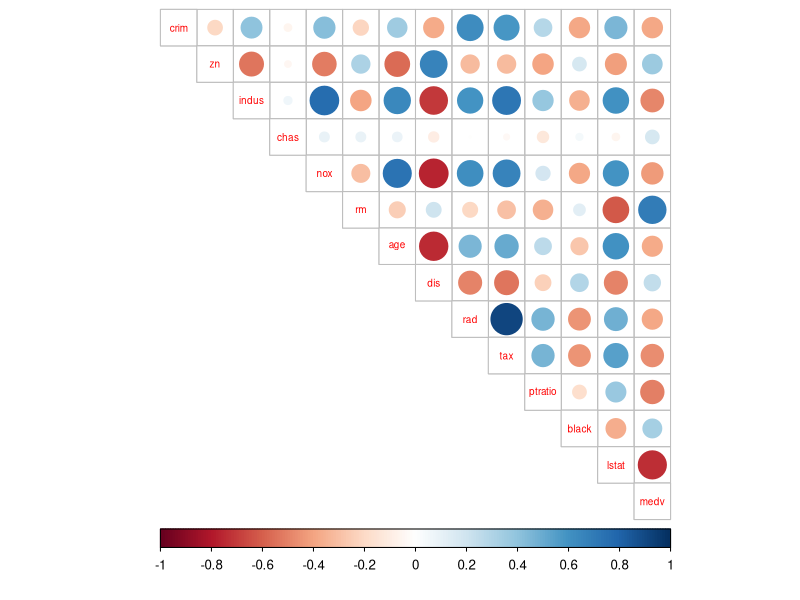
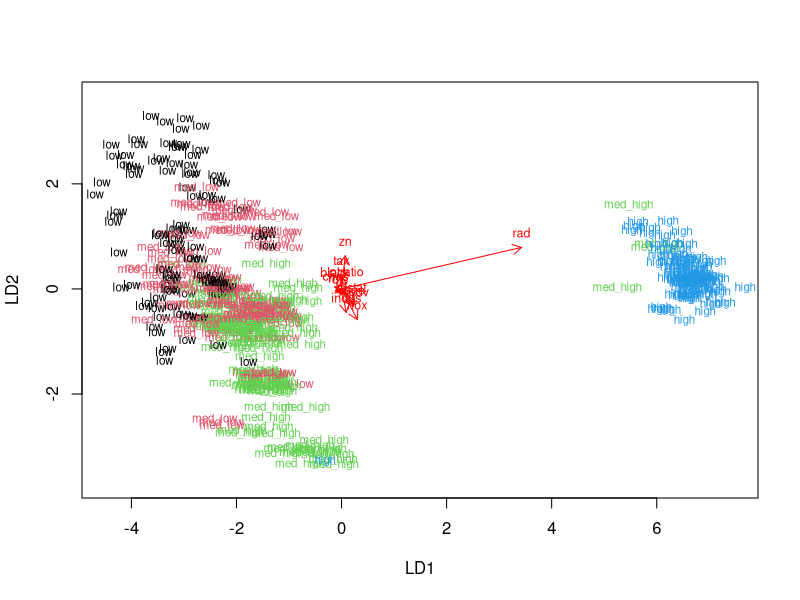
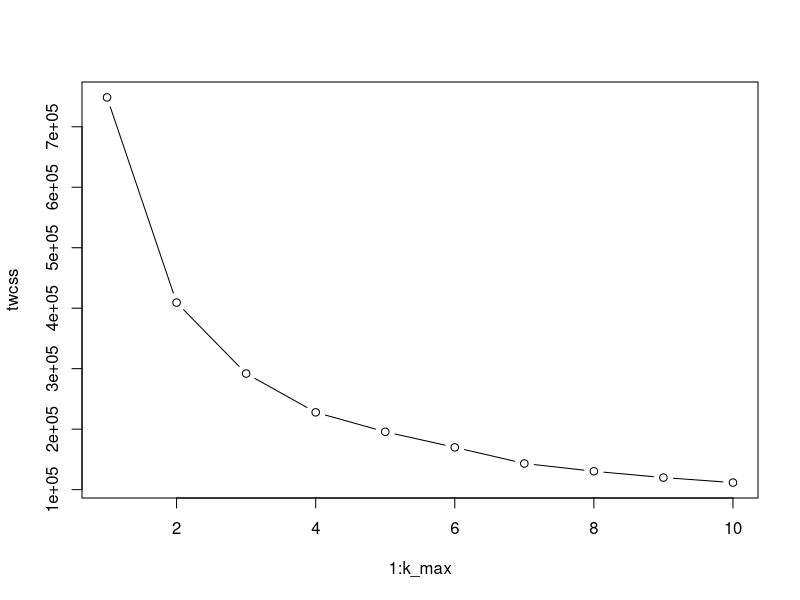
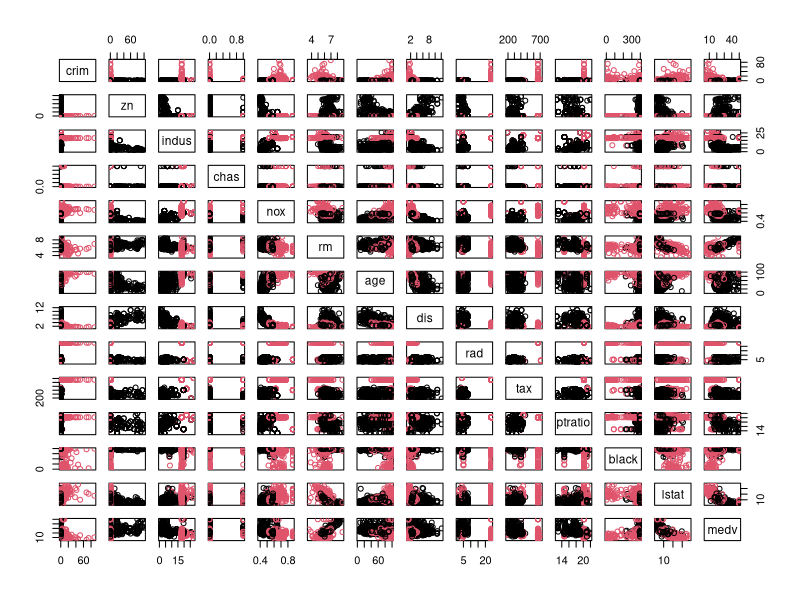

Generate these figures, in order, with R:
## ---- chunk 1
library(MASS)
data(Boston)
str(Boston)
## ---- chunk 2
library(corrplot)
summary(Boston)
cor_matrix<-cor(Boston) 
corrplot(cor_matrix, method="circle", type = "upper", cl.pos = "b", tl.pos = "d", tl.cex = 0.6)
## ---- chunk 3
#center and standardize variables
boston_scaled <- scale(Boston)
summary(boston_scaled)
boston_scaled <- as.data.frame(boston_scaled)

#create categorical variable
scaled_crim <- boston_scaled$crim
bins <- quantile(scaled_crim)
crime <- cut(scaled_crim, breaks = bins, include.lowest = TRUE, labels = c("low", "med_low", "med_high", "high"))
boston_scaled <- dplyr::select(boston_scaled, -crim)
boston_scaled <- data.frame(boston_scaled, crime)

#create train and test sets
ind <- sample(nrow(boston_scaled),  size = nrow(boston_scaled) * 0.8)
train <- boston_scaled[ind,]
test <- boston_scaled[-ind,]
## ---- chunk 4
lda.fit <- lda(crime ~ ., data = train)
lda.arrows <- function(x, myscale = 1, arrow_heads = 0.1, color = "red", tex = 0.75, choices = c(1,2)){
  heads <- coef(x)
  arrows(x0 = 0, y0 = 0, 
         x1 = myscale * heads[,choices[1]], 
         y1 = myscale * heads[,choices[2]], col=color, length = arrow_heads)
  text(myscale * heads[,choices], labels = row.names(heads), 
       cex = tex, col=color, pos=3)
}

classes <- as.numeric(train$crime)
plot(lda.fit, dimen = 2, col = classes, pch = classes)
lda.arrows(lda.fit, myscale = 1)

## ---- chunk 5
correct_classes <- test$crime
test <- dplyr::select(test, -crime)

lda.pred <- predict(lda.fit, newdata = test)
table(correct = correct_classes, predicted = lda.pred$class)
## ---- chunk 6
library(MASS)
data(Boston)
boston_scaled <- scale(Boston)
dist_eu <- dist(boston_scaled)
summary(dist_eu)
km <-kmeans(dist_eu, centers = 10)
set.seed(123)
k_max <- 10
twcss <- sapply(1:k_max, function(k){kmeans(dist_eu, k)$tot.withinss})
plot(1:k_max, twcss, type='b')


km <-kmeans(dist_eu, centers = 2)
pairs(Boston, col = km$cluster)
